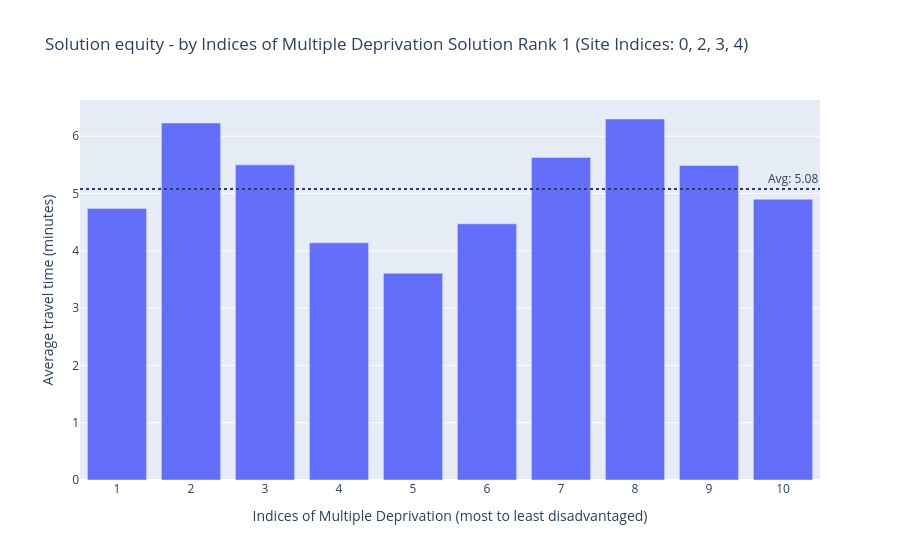

The cell this chart's notebook holds for it:
### Markdown cell above
And we can also opt to explore this as a plot.

### Code cell
solutions.check_solution_equity(return_plot=True)

### Figure 1 — Plotly figure (JSON) as saved in the notebook; plotly's stock layout.template omitted (floating-point values rounded to 4 significant figures)
{"data": [{"alignmentgroup": "True", "hovertemplate": "Indices of Multiple Deprivation (most to least disadvantaged)=%{x}<br>Average travel time (minutes)=%{y}<extra></extra>", "legendgroup": "", "marker": {"color": "#636efa", "pattern": {"shape": ""}}, "name": "", "offsetgroup": "", "orientation": "v", "showlegend": false, "textposition": "auto", "type": "bar", "x": ["1", "2", "3", "4", "5", "6", "7", "8", "9", "10"], "xaxis": "x", "y": [4.74, 6.23, 5.5, 4.14, 3.61, 4.47, 5.63, 6.3, 5.49, 4.9], "yaxis": "y"}], "layout": {"annotations": [{"showarrow": false, "text": "Avg: 5.08", "x": 1, "xanchor": "right", "xref": "x domain", "y": 5.08, "yanchor": "bottom", "yref": "y"}], "barmode": "relative", "legend": {"tracegroupgap": 0}, "shapes": [{"line": {"dash": "dot"}, "type": "line", "x0": 0, "x1": 1, "xref": "x domain", "y0": 5.08, "y1": 5.08, "yref": "y"}], "title": {"text": "Solution equity - by Indices of Multiple Deprivation\nSolution Rank 1 (Site Indices: 0, 2, 3, 4)"}, "xaxis": {"anchor": "y", "categoryarray": ["1", "2", "3", "4", "5", "6", "7", "8", "9", "10"], "categoryorder": "array", "domain": [0.0, 1.0], "title": {"text": "Indices of Multiple Deprivation (most to least disadvantaged)"}}, "yaxis": {"anchor": "x", "domain": [0.0, 1.0], "title": {"text": "Average travel time (minutes)"}}}}
